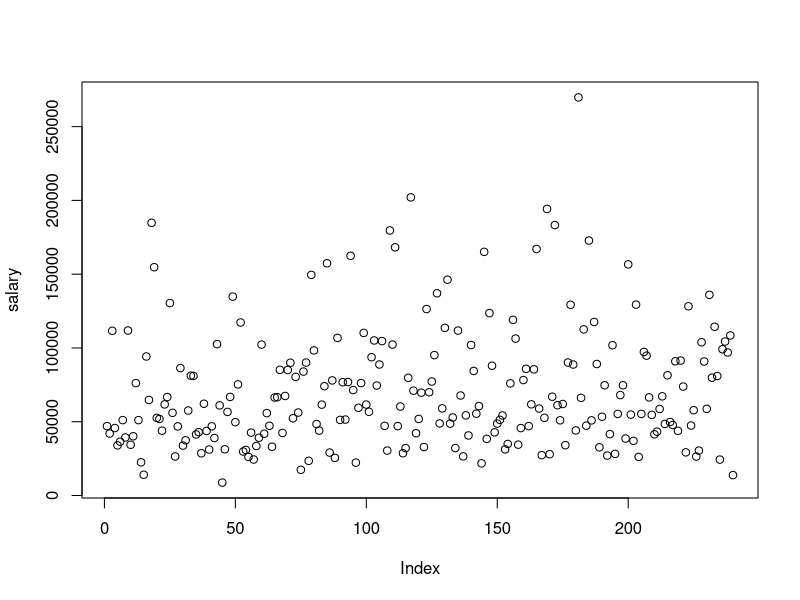
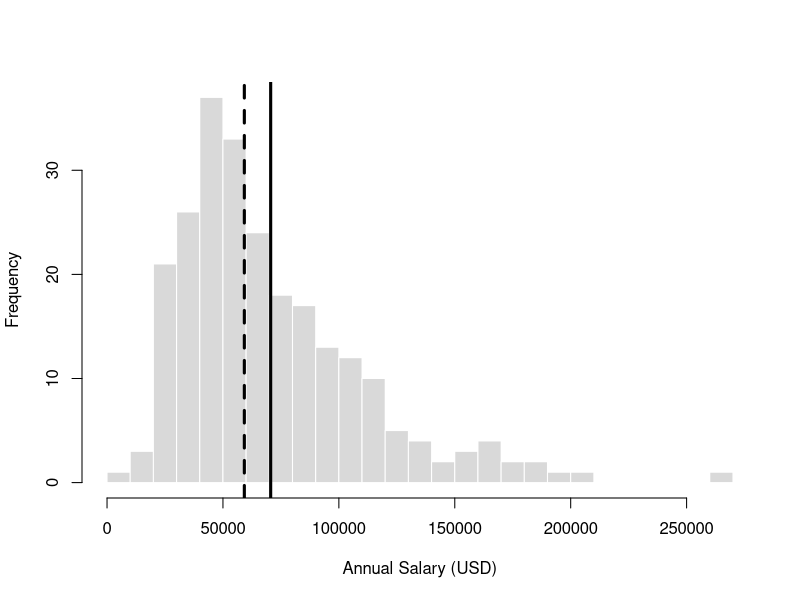
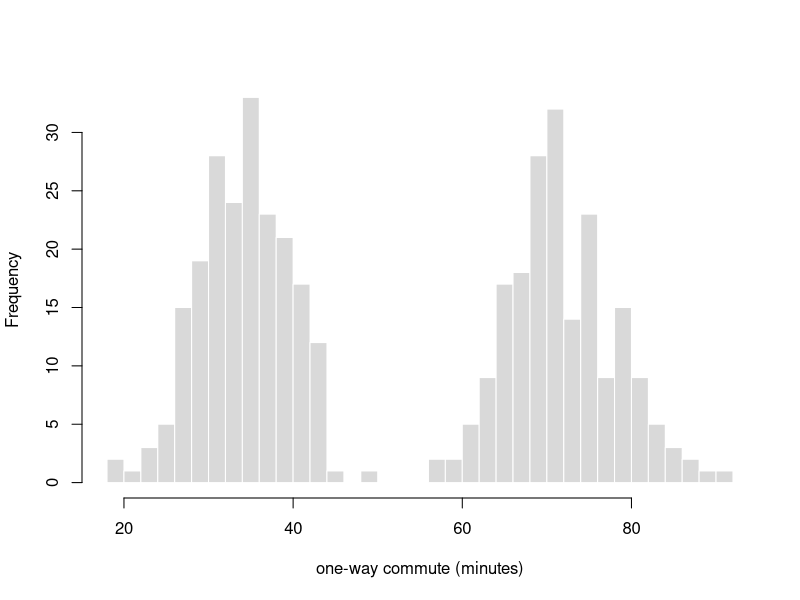
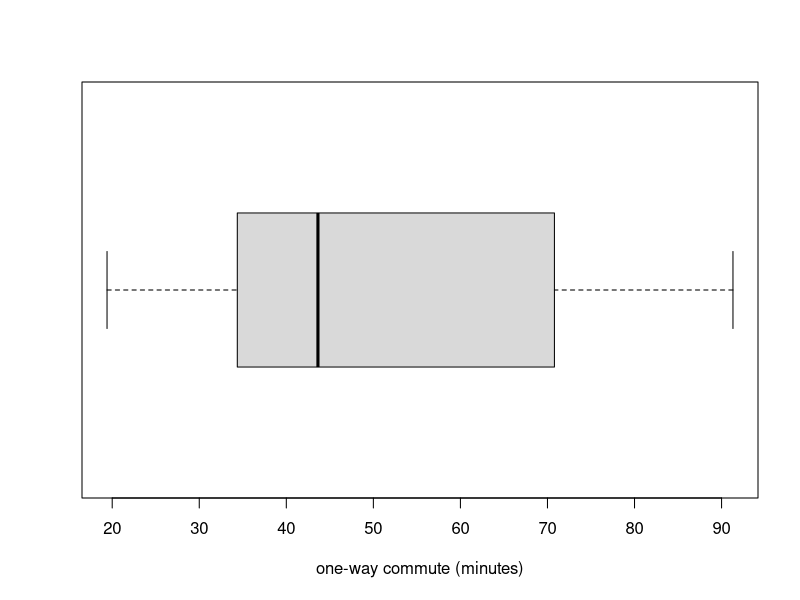
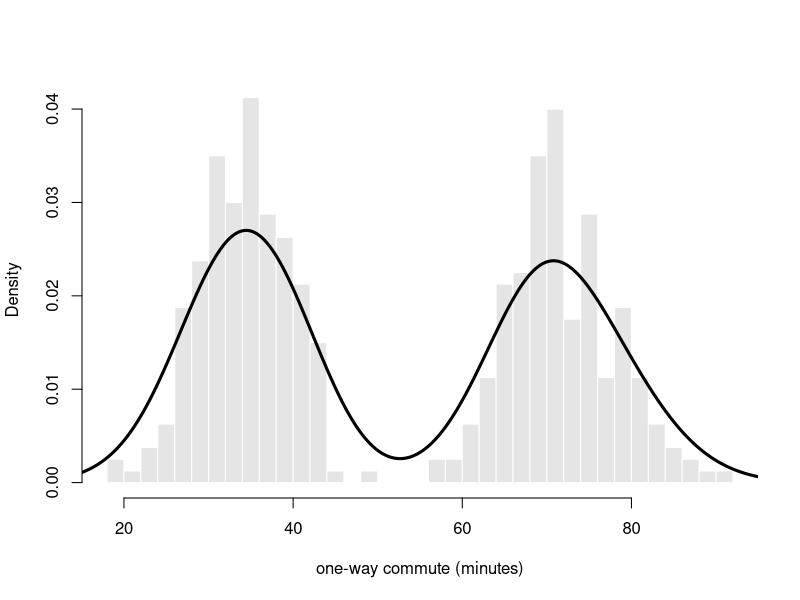

The R source for these figures, in order:

set.seed(6101) # seed
salary <- round(rlnorm(240, meanlog = 11, sdlog = 0.55)) # create a log normal distribution of salaries


head(salary)
length(salary)


plot(salary)

# MEASURES OF CENTER -----------------------------------------------------------
# mean > median - right skewed distribution
mean(salary)
median(salary)

# Histogram with plot lines for mean and median
hist(salary,
     breaks = 30,
     col = "gray85",
     border = "white",
     main = "",
     xlab = "Annual Salary (USD)")
abline(v = mean(salary), 
       lwd = 3, lty =1)
abline(v = median(salary), 
       lwd = 3, lty = 2)

sum(salary < mean(salary))
# salary <- mean(salary) results in logical vector: TRUE | FALSE
# sum() coerces to 1s | 0s and adds the values resulting in the count of 1s

length(salary < mean(salary)) # gives the length of the logical vector

mean(salary < mean(salary))
# mean() coerces boolean values to binary, 1 | 0
# 1s add up to 145, which gives 0.60 when divided by the total 
# and gives the percentage of 1s in the logical vector



# MEASURES OF SPREAD -----------------------------------------------------------

var(salary) # not intuitive way to measure spread of data
sd(salary) # more intuitive/interpretable way to measure spread of data
mean(salary) + sd(salary) # $110,978.70 is 1SD away from the mean


# Exercise: the correction, by hand
# The vector `s` holds five values. R's var(s) is 16 (sd = 4).
# Compute the OTHER version: the average squared deviation from the mean,
# dividing by n rather than n - 1. Write it out; do not use var().
n <- 5
s <- rnorm(5, mean = 0, sd = 4)

# Scenario A: s is a sample from population, p
var_s <- sum((s - mean(s))^2) / (n - 1)
var_s

# Scenario B: s is the entire known population
var_s <- sum((s - mean(s))^2) / (n)
var_s


# Exercise: below average
# `salary` holds the 240 alumni salaries.
# Return the PROPORTION of alumni who earn less than the mean salary
# (a single number between 0 and 1).
salary <- round(rlnorm(240, meanlog = 11, sdlog = 0.55)) 
mean_salary <- mean(salary)
alumni <- mean(salary < mean(salary))
alumni


# Interquartile Range (IQR)
quantile(salary,
         probs = c(0.05, 0.25, 0.5, 0.75, 0.95))

# IQR/SD gives an idea of how data are spread out from the center
# IQR/SD = 1.35 - normal distribution
# IQR/SD < 1.35 - heavy tails (outliers, bulk of data is less centralized)
# IQR/SD > SD - lighter tails (data is more heavily clustered around the center)
IQR(salary)/sd(salary)
# 1.25
# 1.25 < 1.35 - heavy tailed distribution


# OUTLIERS ---------------------------------------------------------------------
# Identify a potential outlier (a datum that is far away) if it is 1.5x IQR
# Better to look at this check as identifying data that is far away\

quantile(salary, 0.75) # Q3 = 91671.25
IQR(salary) # IQR = 49378.75
1.5 * IQR(salary) # 1.5x IQR = 74068.12

# set upper bound to determine 1.5x IQR
upper_bound <- quantile(salary, 0.75) + 1.5 * IQR(salary)
upper_bound # 165739.4, if a datum is beyond this, it is a potential outlier
sum(salary > upper_bound) # 6 data are beyond the upper bound



# VISUALIZATIONS ---------------------------------------------------------------
# Create data
grp <- sample(c(0, 1), 400, replace = TRUE)
commute <- rnorm(400, mean = ifelse(grp == 1, 72, 34), sd = 6)
summary(commute)
sd(commute)


# Histogram
# Histograms show shape of data, but hide outliers/tails depending on bin width and bar height
hist(commute, breaks = 30, col = "gray85", border = "white",
     main = "", xlab = "one-way commute (minutes)")

# Box plot
# boxplots show outliers, but hide shape (can't tell that distribution is bimodal)
boxplot(commute, horizontal = TRUE, col = "gray85",
        xlab = "one-way commute (minutes)")


# Using density() to smooth a histogram
hist(commute, breaks = 30, freq = FALSE, col = "gray90", border = "white",
     main = "", xlab = "one-way commute (minutes)")
lines(density(commute), lwd = 3)



# Summary/Descriptive Stats Function -------------------------------------------
set.seed(11)
n <- 200
staff <- data.frame(
  id     = 1:n,
  dept   = sample(c("eng", "ops", "sales"), n, replace = TRUE),
  salary = round(rlnorm(n, 11.2, 0.35)),
  years  = sample(0:30, n, replace = TRUE)
)
staff$salary[sample(n, 24)] <- NA
staff$rating <- NA_real_          # a column somebody added and never filled

# profile() function to generate summary and descriptive stats
profile <- function(df) {
  data.frame(
    type    = sapply(df, function(x) class(x)[1]),
    missing = sapply(df, function(x) sum(is.na(x))),
    unique  = sapply(df, function(x) length(unique(x[!is.na(x)]))),
    min     = sapply(df, function(x) if (is.numeric(x)) min(x, na.rm = TRUE) else NA),
    median  = sapply(df, function(x) if (is.numeric(x)) median(x, na.rm = TRUE) else NA),
    max     = sapply(df, function(x) if (is.numeric(x)) max(x, na.rm = TRUE) else NA)
  )
}

profile(staff) # call function
